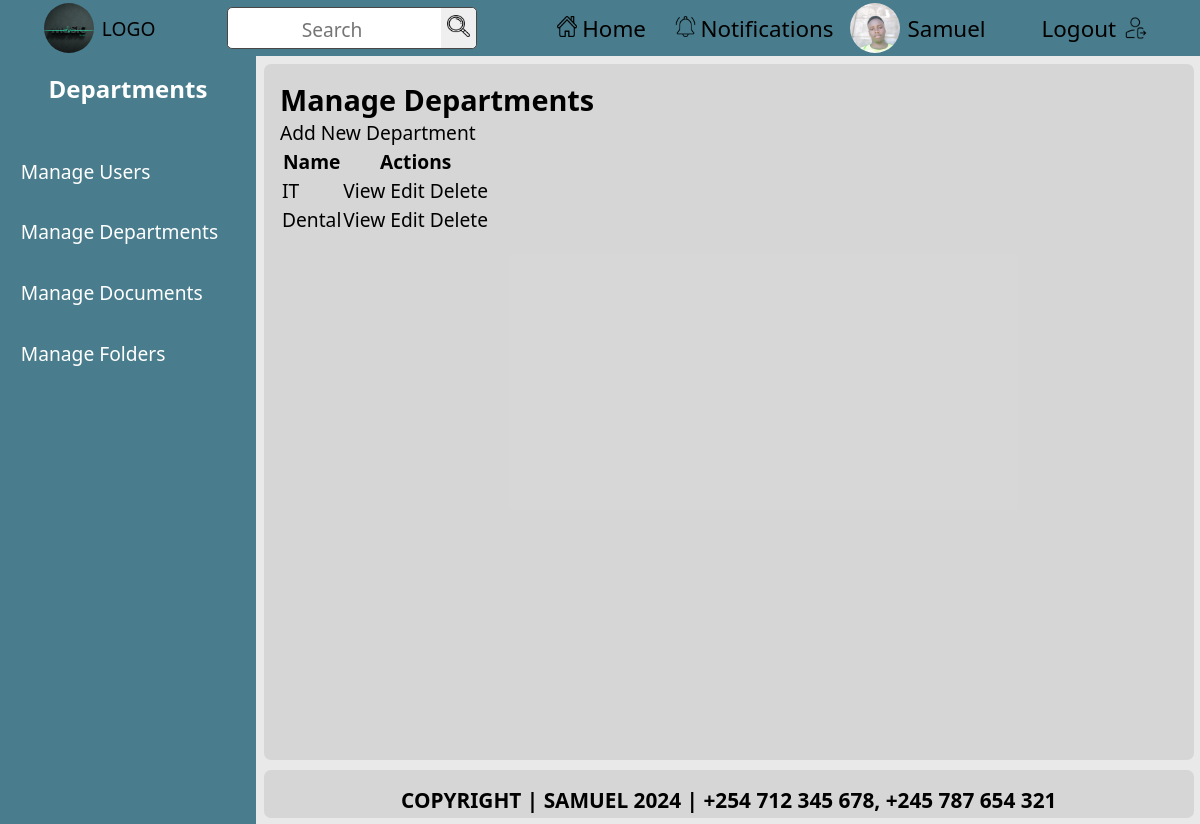
/custom-admin/departments/ (signed in), run on the app's committed database.
### documents/models.py (models this page shows, shortened)
class CustomUser(AbstractUser):
    department = models.ForeignKey(
        Department,
        on_delete=models.SET_NULL,
        null=True,
        blank=True,
        related_name='users'
    )
    nationalID = models.CharField(max_length=20, unique=True, null=True, blank=True)  # Adjust max_length as necessary
    contact_number = models.CharField(max_length=15, unique=True, null=True, blank=True)  # Adjust max_length as necessary
    groups = models.ManyToManyField(
        Group,
        related_name='customuser_set',  # Ensure unique related_name
        blank=True,
    )
    user_permissions = models.ManyToManyField(
        Permission,
        related_name='customuser_set',  # Ensure unique related_name
        blank=True,
    )

class Department(models.Model):
    name = models.CharField(max_length=100)
    created_at = models.DateTimeField(auto_now_add=True)
    created_by = models.ForeignKey(
        'CustomUser',
        on_delete=models.SET_NULL,
        null=True,
        related_name='departments_created'
    )
    updated_at = models.DateTimeField(auto_now=True)

### custom_admin_dashboard/views.py (the view)
# urls.py: path('departments/', views.admin_departments, name='admin_departments'),
@login_required
@admin_required(login_url='/login/')
def admin_departments(request):
    departments = Department.objects.all()
    return render(request, 'custom_admin_dashboard/admin_departments.html', {'departments': departments})

### custom_admin_dashboard/views.py (called while the page is built)
def admin_required(login_url=None):
    return user_passes_test(lambda u: u.is_superuser, login_url=login_url)

### documents/context_processors.py (called while the page is built)
def departments_context(request):
    user_department = None
    if request.user.is_authenticated:
        user_department = request.user.department  # Assuming User model has a 'department' field
    return {
        'user_department': user_department
    }

### custom_admin_dashboard/templates/custom_admin_dashboard/admin_departments.html
{% extends 'admin_base.html' %} {% block title %}Manage Departments{% endblock %}
{% block content %}
<h2>Manage Departments</h2>
<a href="{% url 'custom_admin_dashboard:admin_add_department' %}"
  >Add New Department</a
>
<table>
  <thead>
    <tr>
      <th>Name</th>
      <th>Actions</th>
    </tr>
  </thead>
  <tbody>
    {% for department in departments %}
    <tr>
      <td>{{ department.name }}</td>
      <td>
        <a
          href="{% url 'custom_admin_dashboard:admin_view_department' department.id %}"
          >View</a
        >
        <a
          href="{% url 'custom_admin_dashboard:admin_edit_department' department.id %}"
          >Edit</a
        >
        <a
          href="{% url 'custom_admin_dashboard:admin_delete_department' department.id %}"
          >Delete</a
        >
      </td>
    </tr>
    {% endfor %}
  </tbody>
</table>
{% endblock %}

### templates/admin_base.html (shortened to what this page needs)
<!DOCTYPE html>
{% load static %}
<html lang="en">
  <head>
    <link rel="stylesheet" href="{% static 'css/index.css' %}" />
  </head>
  <body>
    <header>
      <a
        href="{% if user.is_superuser %}{% url 'custom_admin_dashboard:admin_dashboard' %}{% else %}{% url 'documents:home' %}{% endif %}"
      >
        <div class="left-row">
          <img
            src="{% static 'images/logo.jpg' %}"
            alt="logo image"
            width="50"
            height="50"
          />
          <span>LOGO</span>
        </div>
      </a>
      <div class="middle-row">
        <form action="{% url 'documents:search' %}" method="get">
          <input type="text" name="q" placeholder="Search" required />
          <button type="submit">
            <img src="{% static 'images/search.png' %}" alt="Search" />
          </button>
        </form>
      </div>
      <div class="right-row">
        <ul>
          <a
            href="{% if user.is_superuser %}{% url 'custom_admin_dashboard:admin_dashboard' %}{% else %}{% url 'documents:home' %}{% endif %}"
          >
            <li>
              <span
                ><img src="{% static 'images/home.png' %}" alt="Home" /></span
              >Home
            </li>
          </a>
          <a href="#">
            <li>
              <span
                ><img
                  src="{% static 'images/notification.png' %}"
                  alt="Notifications" /></span
              >Notifications
            </li>
          </a>
        </ul>
        <a href="#">
          <div class="profile">
            <img
              src="{% static 'images/profile.jpg' %}"
              alt="profile picture"
              width="50"
              height="50"
            />
            <span>{{ user.username }}</span>
          </div>
        </a>
        <a href="{% url 'documents:logout' %}">
          <div class="last">
            <span>Logout</span>
            <img src="{% static 'images/logout.png' %}" alt="Logout" />
          </div>
        </a>
      </div>
    </header>
    <main>
      <section>
        <div class="sidebar">
          <div class="title">
            <h1>Departments</h1>
          </div>
          <div class="sidebar-list">
            <nav>
              <ul>
                <a href="{% url 'custom_admin_dashboard:manage_users' %}"
                  ><div class="sidebar-items"><li>Manage Users</li></div></a
                >
                <a href="{% url 'custom_admin_dashboard:admin_departments' %}"
                  ><div class="sidebar-items">
                    <li>Manage Departments</li>
                  </div></a
                >
                <a href="{% url 'custom_admin_dashboard:admin_documents' %}"
                  ><div class="sidebar-items"><li>Manage Documents</li></div></a
                >
                <a href="{% url 'custom_admin_dashboard:admin_folders' %}"
                  ><div class="sidebar-items"><li>Manage Folders</li></div></a
                >
              </ul>
            </nav>
          </div>
        </div>
      </section>
      <section>
        <div class="container">
          {% block content %} {% endblock %}
        </div>
      </section>
    </main>
    <footer>
      <div class="endnote">
        <p>COPYRIGHT | SAMUEL 2024 | +254 712 345 678, +245 787 654 321</p>
      </div>
    </footer>
  </body>
</html>

### static/css/index.css (style rules this page uses)
* { margin: 0; padding: 0; box-sizing: border-box; text-decoration: none; font-family: "Segoe UI", Tahoma, Geneva, Verdana, sans-serif; }
a { color: black; }
li { list-style: none; }
body { background-color: hsla(0, 0%, 90%, 0.87); }
header { display: flex; align-items: center; justify-content: space-around; padding: 0.5rem; background-color: hsl(194, 32%, 42%); position: fixed; font-size: 1.2rem; top: 0; left: 0; right: 0; height: 3.5rem; z-index: 100; }
header ul { display: flex; list-style: none; gap: 0.8rem; }
header ul li { font-size: 1.4rem; border-radius: 6px; }
.left-row { display: flex; align-items: center; }
.middle-row form { background-color: white; width: auto; border: 1.5px solid hsl(0, 0%, 28%); border-radius: 5px; }
.middle-row form input { outline: none; border: none; text-align: center; padding: 0.3rem; }
.middle-row form input::placeholder { margin: auto; font-size: 1.2rem; }
.middle-row form button img { width: 1.4rem; height: 1.4rem; }
.middle-row form button { cursor: pointer; padding: 0.4rem; border: none; outline: none; border-top-right-radius: 5px; border-bottom-right-radius: 5px; }
.right-row { display: flex; align-items: center; }
.right-row ul { cursor: pointer; }
.right-row ul li { display: flex; align-items: center; justify-content: center; padding: 0.5rem; }
.right-row ul li img { margin-right: 0.3rem; width: 1.3rem; height: 1.3rem; }
.left-row span { cursor: pointer; }
.left-row img { cursor: pointer; object-fit: cover; margin-right: 0.5rem; width: 50px; height: 50px; border-radius: 50%; }
.last { display: flex; align-items: center; justify-content: center; gap: 0.5rem; margin-left: 3rem; font-size: 1.4rem; border-radius: 6px; padding: 0.5rem; }
.last img { width: 1.5rem; height: 1.5rem; }
.profile { font-size: 1.4rem; border-radius: 6px; margin-left: 0.5rem; display: flex; align-items: center; }
.profile img { object-fit: cover; margin-right: 0.5rem; width: 50px; height: 50px; border-radius: 50%; }
.sidebar { color: white; background-color: hsl(194, 32%, 42%); position: fixed; width: 16rem; top: 3.5rem; bottom: 0; display: flex; flex-direction: column; gap: 1rem; }
.sidebar .title { padding: 1rem; text-align: center; }
.sidebar-items { color: white; margin: 0.5rem; font-size: 1.2rem; border-radius: 5px; padding: 0.8rem; }
.container { overflow-y: auto; font-size: 1.2rem; height: 87vh; width: auto; background-color: hsla(0, 0%, 77%, 0.5); padding: 1rem; margin-top: 4rem; margin-left: 16.5rem; margin-right: 0.4rem; margin-bottom: 4rem; border-radius: 7px; }
.endnote { bottom: 0; right: 0; left: 0; position: fixed; padding: 1rem; font-size: 1.3rem; font-weight: bold; background-color: hsla(0, 0%, 77%, 0.5); height: 3rem; text-align: center; justify-content: center; margin-left: 16.5rem; margin-right: 0.4rem; margin-bottom: 0.4rem; border-radius: 7px; }

### data on the page
CustomUser: username "Samuel"
Department: name "IT"
Department: name "Dental"
